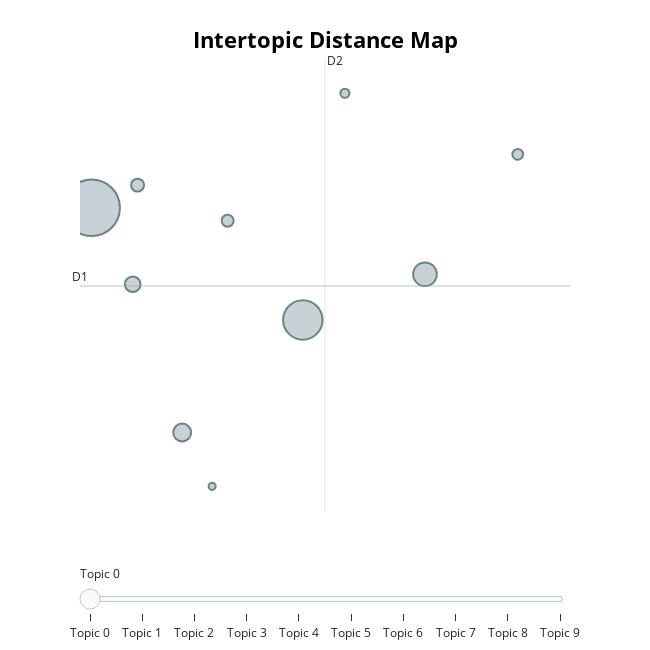

The notebook cell saved with this chart:
### Code cell
topic_model.visualize_topics()

### Figure 1 — Plotly figure (JSON) as saved in the notebook; plotly's stock layout.template omitted (floating-point values rounded to 4 significant figures)
{"data": [{"customdata": [[0, "drinking | adolescent | study | sexual | factor", 3424], [1, "smoking | ethanol | cannabis | adolescent | tobacco", 1661], [2, "health | risk | physical | factor | study", 598], [3, "disease | patient | child | obesity | risk", 342], [4, "internet | adolescent | problem | study | exposure", 263], [5, "driving | injury | sport | participation | risk", 180], [6, "minor | compound | composition | production | concentration", 153], [7, "exposure | child | brain | volume | pregnancy", 122], [8, "sleep | duration | quality | problem | study", 89], [9, "patient | injury | trauma | head | minor", 54]], "hovertemplate": "<b>Topic %{customdata[0]}</b><br>%{customdata[1]}<br>Size: %{customdata[2]}", "legendgroup": "", "marker": {"color": "#B0BEC5", "line": {"color": "DarkSlateGrey", "width": 2}, "size": [3424, 1661, 598, 342, 263, 180, 153, 122, 89, 54], "sizemode": "area", "sizeref": 2.14, "symbol": "circle"}, "mode": "markers", "name": "", "orientation": "v", "showlegend": false, "type": "scatter", "x": [-0.923, 1.589, 3.042, 0.1536, -0.4348, -0.3767, 0.6944, 4.145, 2.09, 0.5103], "xaxis": "x", "y": [0.8672, -0.03837, 0.3303, -0.9467, 0.2496, 1.05, 0.7621, 1.298, 1.791, -1.381], "yaxis": "y"}], "layout": {"annotations": [{"showarrow": false, "text": "D1", "x": -1.061, "y": 0.2356, "yshift": 10}, {"showarrow": false, "text": "D2", "x": 1.853, "xshift": 10, "y": 2.06}], "height": 650, "hoverlabel": {"bgcolor": "white", "font": {"family": "Rockwell", "size": 16}}, "legend": {"itemsizing": "constant", "tracegroupgap": 0}, "margin": {"t": 60}, "shapes": [{"line": {"color": "#CFD8DC", "width": 2}, "type": "line", "x0": 1.853, "x1": 1.853, "y0": -1.588, "y1": 2.06}, {"line": {"color": "#9E9E9E", "width": 2}, "type": "line", "x0": -1.061, "x1": 4.767, "y0": 0.2356, "y1": 0.2356}], "sliders": [{"active": 0, "pad": {"t": 50}, "steps": [{"args": [{"marker.color": [["red", "#B0BEC5", "#B0BEC5", "#B0BEC5", "#B0BEC5", "#B0BEC5", "#B0BEC5", "#B0BEC5", "#B0BEC5", "#B0BEC5"]]}], "label": "Topic 0", "method": "update"}, {"args": [{"marker.color": [["#B0BEC5", "red", "#B0BEC5", "#B0BEC5", "#B0BEC5", "#B0BEC5", "#B0BEC5", "#B0BEC5", "#B0BEC5", "#B0BEC5"]]}], "label": "Topic 1", "method": "update"}, {"args": [{"marker.color": [["#B0BEC5", "#B0BEC5", "red", "#B0BEC5", "#B0BEC5", "#B0BEC5", "#B0BEC5", "#B0BEC5", "#B0BEC5", "#B0BEC5"]]}], "label": "Topic 2", "method": "update"}, {"args": [{"marker.color": [["#B0BEC5", "#B0BEC5", "#B0BEC5", "red", "#B0BEC5", "#B0BEC5", "#B0BEC5", "#B0BEC5", "#B0BEC5", "#B0BEC5"]]}], "label": "Topic 3", "method": "update"}, {"args": [{"marker.color": [["#B0BEC5", "#B0BEC5", "#B0BEC5", "#B0BEC5", "red", "#B0BEC5", "#B0BEC5", "#B0BEC5", "#B0BEC5", "#B0BEC5"]]}], "label": "Topic 4", "method": "update"}, {"args": [{"marker.color": [["#B0BEC5", "#B0BEC5", "#B0BEC5", "#B0BEC5", "#B0BEC5", "red", "#B0BEC5", "#B0BEC5", "#B0BEC5", "#B0BEC5"]]}], "label": "Topic 5", "method": "update"}, {"args": [{"marker.color": [["#B0BEC5", "#B0BEC5", "#B0BEC5", "#B0BEC5", "#B0BEC5", "#B0BEC5", "red", "#B0BEC5", "#B0BEC5", "#B0BEC5"]]}], "label": "Topic 6", "method": "update"}, {"args": [{"marker.color": [["#B0BEC5", "#B0BEC5", "#B0BEC5", "#B0BEC5", "#B0BEC5", "#B0BEC5", "#B0BEC5", "red", "#B0BEC5", "#B0BEC5"]]}], "label": "Topic 7", "method": "update"}, {"args": [{"marker.color": [["#B0BEC5", "#B0BEC5", "#B0BEC5", "#B0BEC5", "#B0BEC5", "#B0BEC5", "#B0BEC5", "#B0BEC5", "red", "#B0BEC5"]]}], "label": "Topic 8", "method": "update"}, {"args": [{"marker.color": [["#B0BEC5", "#B0BEC5", "#B0BEC5", "#B0BEC5", "#B0BEC5", "#B0BEC5", "#B0BEC5", "#B0BEC5", "#B0BEC5", "red"]]}], "label": "Topic 9", "method": "update"}]}], "title": {"font": {"color": "Black", "size": 22}, "text": "<b>Intertopic Distance Map</b>", "x": 0.5, "xanchor": "center", "y": 0.95, "yanchor": "top"}, "width": 650, "xaxis": {"anchor": "y", "domain": [0, 1], "range": [-1.061, 4.767], "title": {"text": ""}, "visible": false}, "yaxis": {"anchor": "x", "domain": [0, 1], "range": [-1.588, 2.06], "title": {"text": ""}, "visible": false}}}
